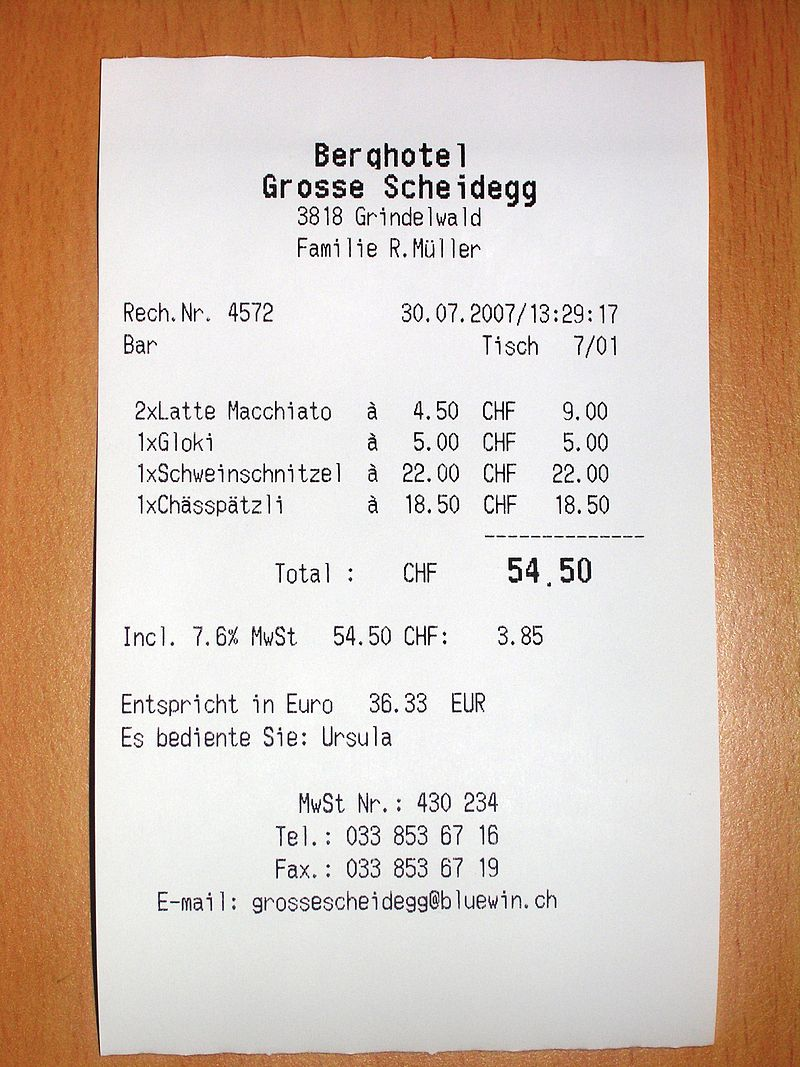
#> input picture Receipt_2.jpg, 800 x 1067 px
$ jupyter execute --allow-errors OCR_Receipt_Scanner.ipynb
#> lines starting #> are read from the running program, lines starting #| are printed output that depends on the picture; after the words box and inside, x2 and y2 are one past the last pixel; in counts of white or black regions, pixels touching at a corner belong together
# OCR Receipt Scanner

This notebook demonstrates the process of reading characters from a receipt (image) using pytesseract. Below are the steps involved in doing so:
1. Read the image in and resize it to make receipt components readable
2. Pre-process image to denoise it, and find the edges using Canny Edge Detector
3. Find Contours to extract the receipt from the image
4. Apply OCR using Pytesseract on the extracted receipt

### Importing Required Libraries

[cell 1]
import cv2 as cv
import pytesseract
import imutils
from imutils.perspective import four_point_transform
import matplotlib.pyplot as plt

### Reading in the image

[cell 2]
receipt = cv.imread("Receipt_2.jpg")
#> receipt is the input picture: shape (1067, 800, 3); mean B, G, R 179.2, 193.4, 213.6
image = receipt.copy()
image = imutils.resize(image, width=500)
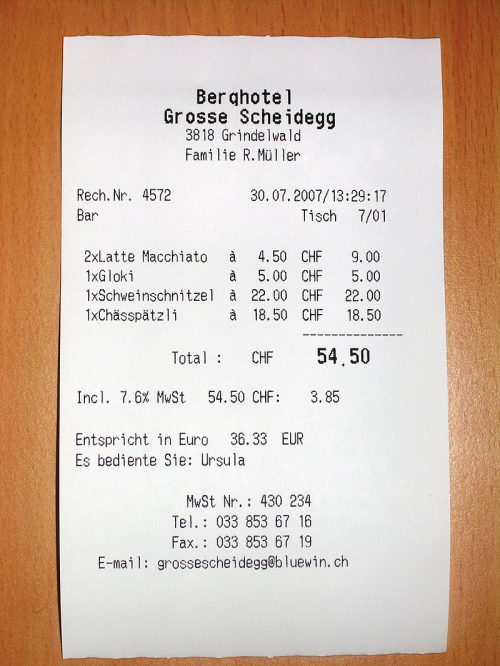
#> image: shape (666, 500, 3); mean B, G, R 179.2, 193.4, 213.6
ratio = receipt.shape[1] / float(image.shape[1])
#> ratio = 1.6
ratio
#> Out = 1.6

### Processing the image

[cell 3]
gray = cv.cvtColor(image, cv.COLOR_BGR2GRAY)
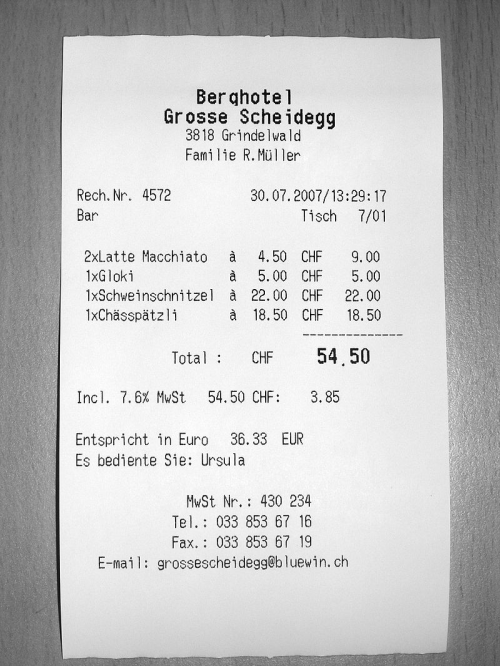
#> gray: shape (666, 500); min 1, max 255, mean 197.8
blurred = cv.GaussianBlur(gray, (5,5), 0)
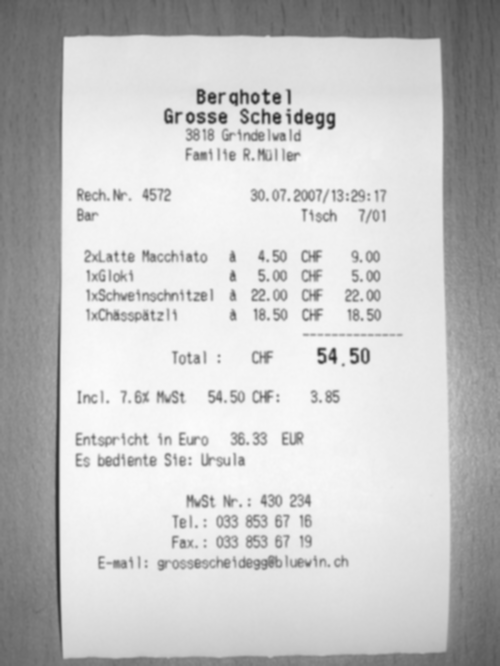
#> blurred: shape (666, 500); min 35, max 251, mean 197.8
edged = cv.Canny(blurred, 75, 200)
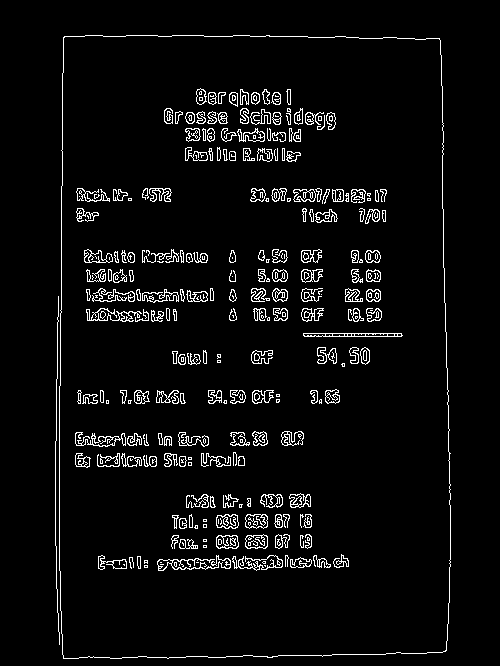
#> edged: shape (666, 500); 4.8% white in thin lines or dots, all inside (x1, y1, x2, y2) = (55, 35, 451, 659)

plt.figure(figsize=(10,10))

plt.subplot(121)
plt.imshow(cv.cvtColor(image, cv.COLOR_BGR2RGB), cmap="gray")

plt.subplot(122)
plt.imshow(edged, cmap="gray")
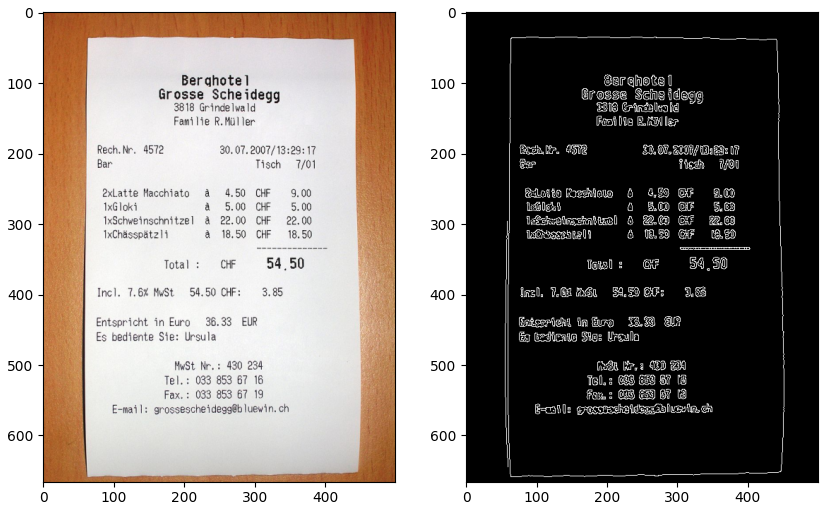
#> figure drawn by matplotlib, 2 panels

### Finding Contours

[cell 4]
cnts = cv.findContours(edged.copy(), cv.RETR_EXTERNAL, cv.CHAIN_APPROX_SIMPLE)
#> cnts = 2 contours, 1 with area under 20; largest, box (x1, y1, x2, y2) and area: (59, 35, 451, 659) 238370
cnts = imutils.grab_contours(cnts)
cnts = sorted(cnts, key=cv.contourArea, reverse=True)

### Getting the Outline of the receipt

[cell 5]
receiptCnts = None

for c in cnts:
    peri = cv.arcLength(c, True)
    approx = cv.approxPolyDP(c, 0.02*peri, True)

    if len(approx) == 4:
        receiptCnts = approx
        break
#> this loop made 1 pass
#> (peri, receiptCnts) on pass 1: (2035.9, [[64, 36], [63, 658], [445, 651], [439, 38]])

[cell 6]
output = image.copy()
cv.drawContours(output, [receiptCnts], -1, (0,255,0), 2)
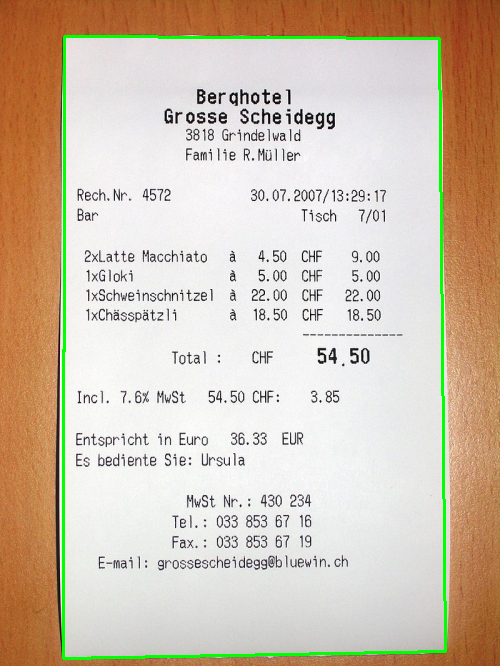
#> output: shape (666, 500, 3); 1.79% of pixels changed, all inside (x1, y1, x2, y2) = (62, 35, 447, 660)
plt.imshow(cv.cvtColor(output, cv.COLOR_BGR2RGB))

### Apply Four Point Transformation

[cell 7]
receipt_output = four_point_transform(receipt, receiptCnts.reshape(4, 2)*ratio)
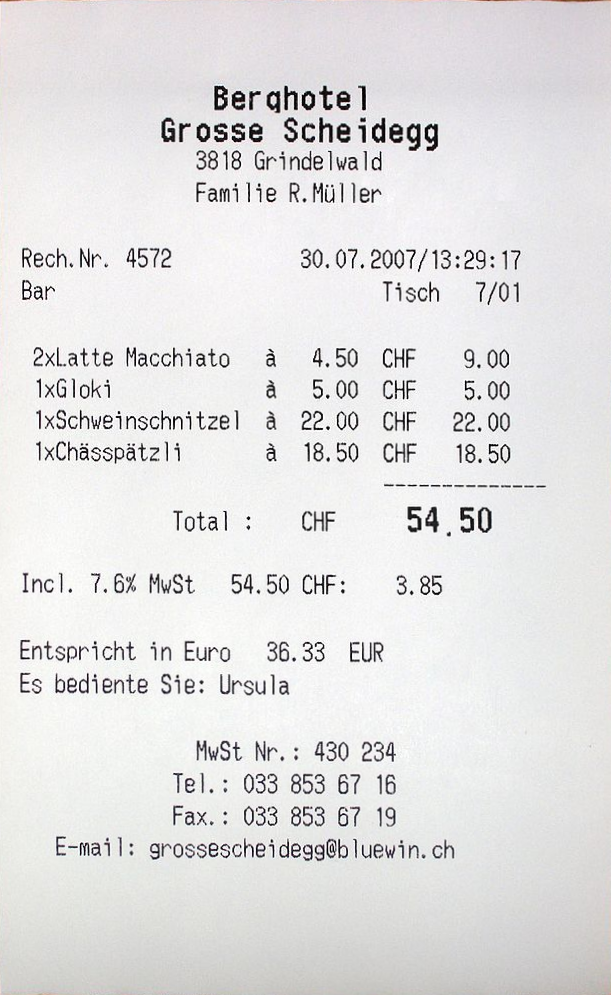
#> receipt_output: shape (995, 611, 3); mean B, G, R 225.8, 225.6, 226.6
plt.imshow(imutils.resize(receipt_output, width=500))
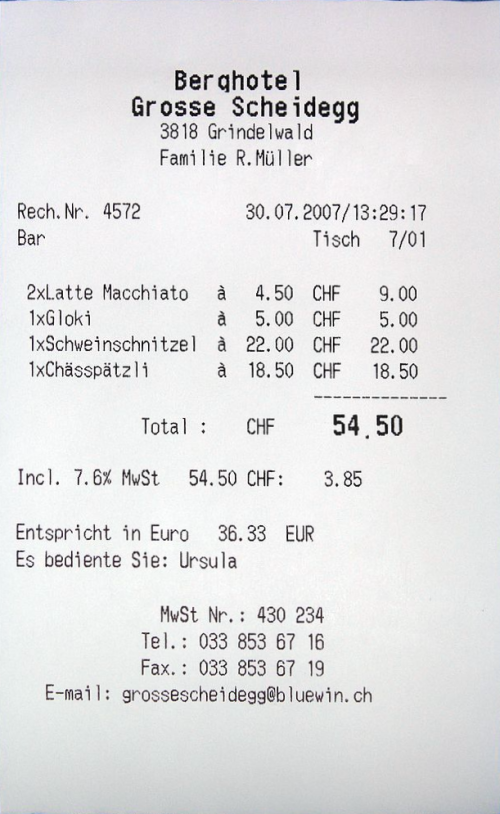
#> shown: shape (814, 500, 3); mean R, G, B 225.8, 225.6, 226.6
